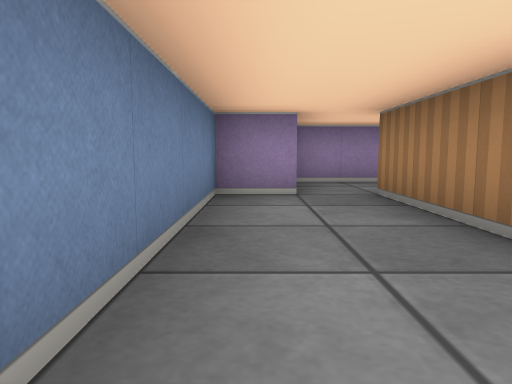
view 1 (above)

12 first-person views from a walk through a cub3D maze. The camera is about half as high as the walls, tilts 6° down and sees 70° across. The floor is counted in squares. Each view is taken from the middle of a square. On the plan, view 1 faces up. The plan holds only what a view shows up to about 9 squares ahead; the rest is blank.

view 2
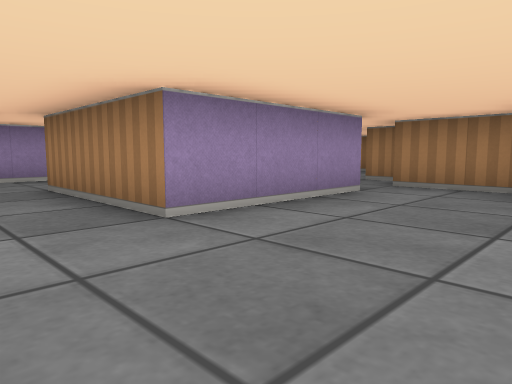

view 3
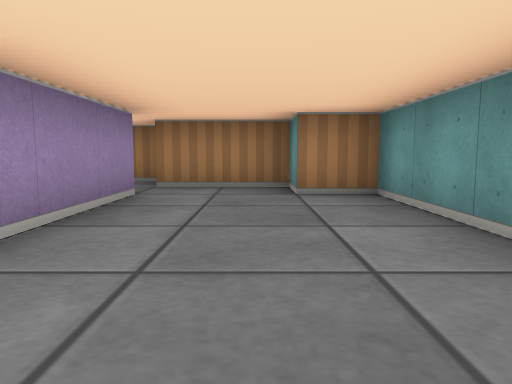

view 4
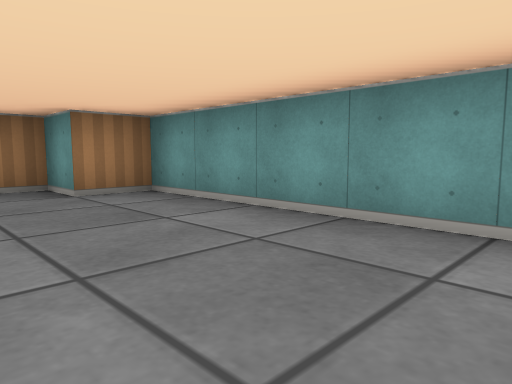

view 5
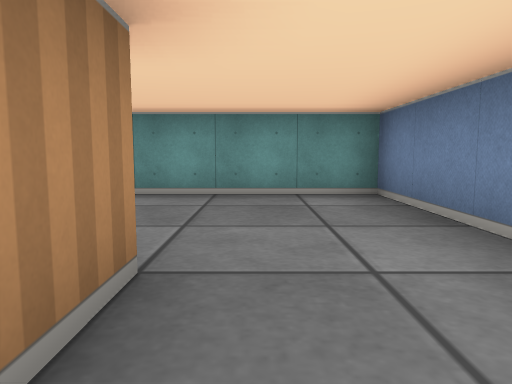

view 6
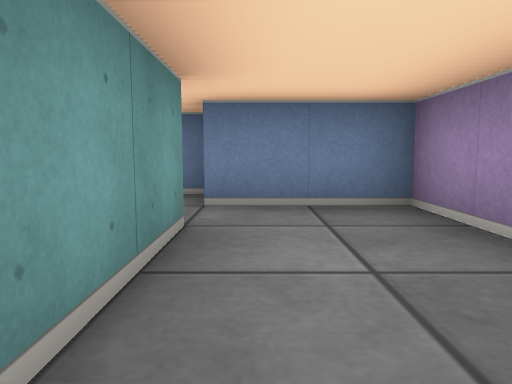

view 7
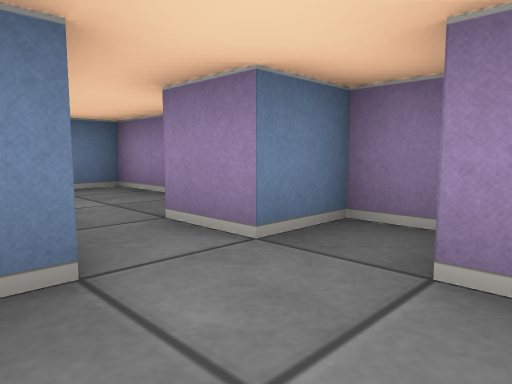

view 8
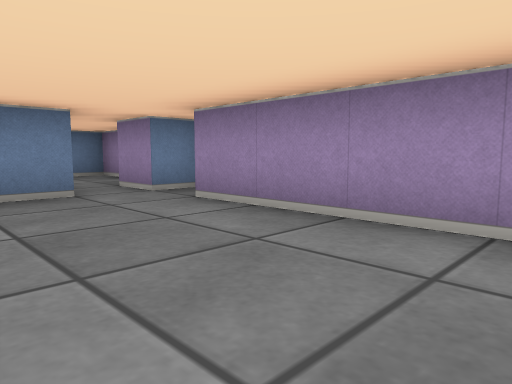

view 9
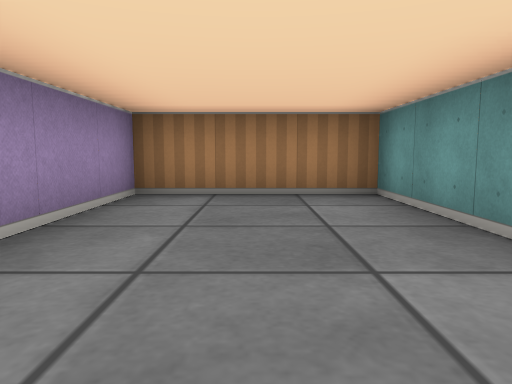

view 10
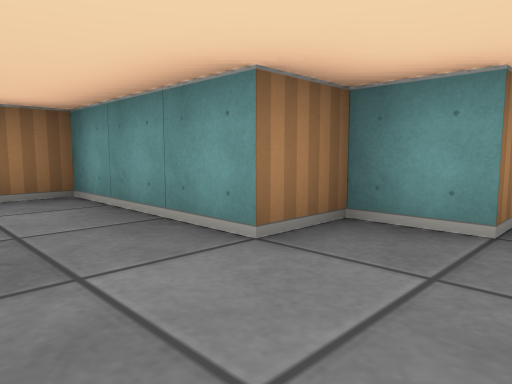

view 11
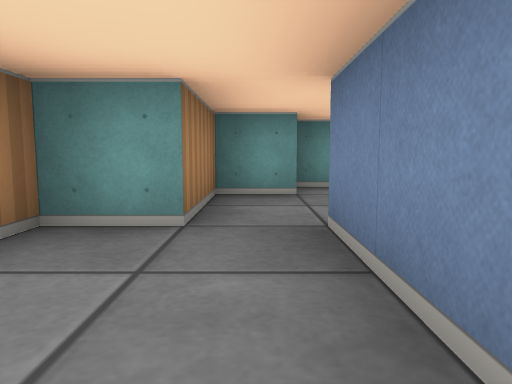

view 12
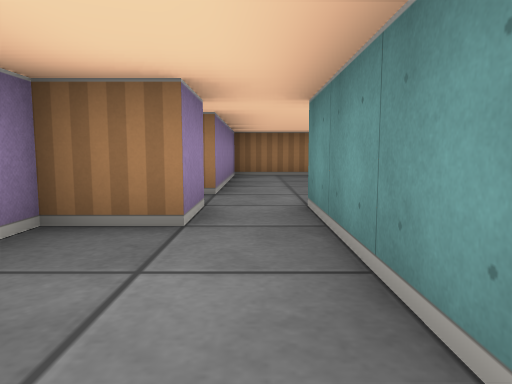

### Floor plan
Ten units are one square. View 1 is at (0, 0); x grows to the right and y downward. Boxes are objects, and circles mark ways between rooms. Rooms are numbered by the first view taken in them; rooms with no view inside come last. Other rooms are left out.
<svg viewBox="-10 -70 110 90">
<path fill="none" stroke="#000" d="M45 -15 15 -15 15 -45M5 -45 -5 -45 -5 15 45 15 45 5 55 5 55 -15M15 -45 45 -45M45 -55 35 -55 35 -65 5 -65 5 -45M45 -45 45 -15M55 -15 65 -15 65 -25 95 -25 95 -55 55 -55M52 -65 45 -65 45 -55"/>
<circle cx="10" cy="-50" r="3" fill="#2a7"/>
<circle cx="50" cy="-20" r="3" fill="#2a7"/>
<circle cx="40" cy="-50" r="3" fill="#2a7"/>
<text x="20" y="-10">1</text>
<text x="20" y="-50">2</text>
<text x="70" y="-40">3</text>
</svg>
Room 1 opens to room 2. Room 1 opens to room 3. Room 2 opens to room 3.

Where each view was taken, in squares from view 1:
view 1: 0 up, 0 right, facing up
view 2: 1 down, 0 right, facing up-right
view 3: 0 up, 0 right, facing right
view 4: 1 up, 0 right, facing down-right
view 5: 3 up, 1 right, facing down
view 6: 5 up, 4 right, facing left
view 7: 4 up, 6 right, facing up-left
view 8: 3 up, 9 right, facing up-left
view 9: 4 up, 5 right, facing right
view 10: 4 up, 5 right, facing down-right
view 11: 4 up, 5 right, facing down
view 12: 5 up, 1 right, facing right
